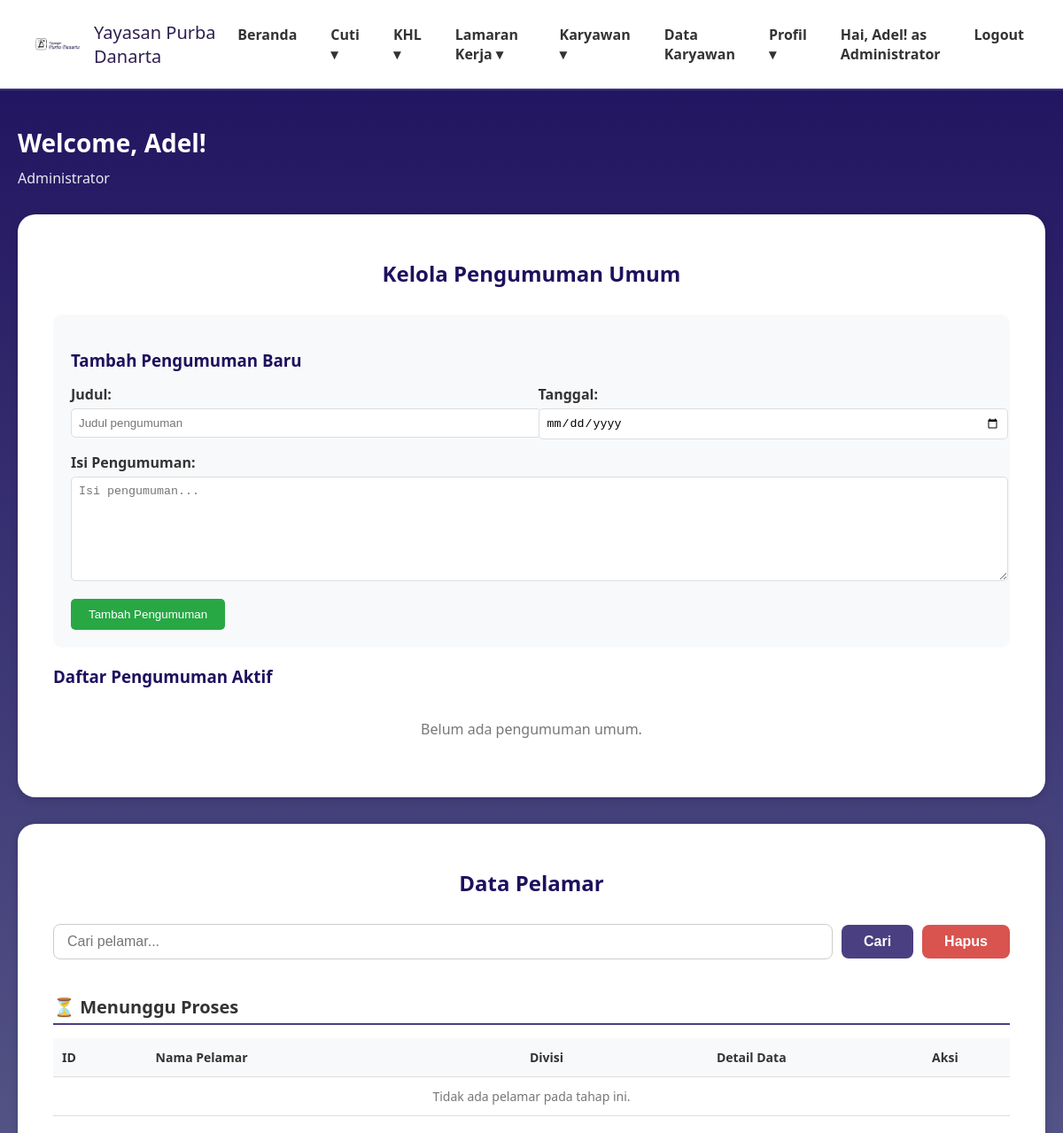
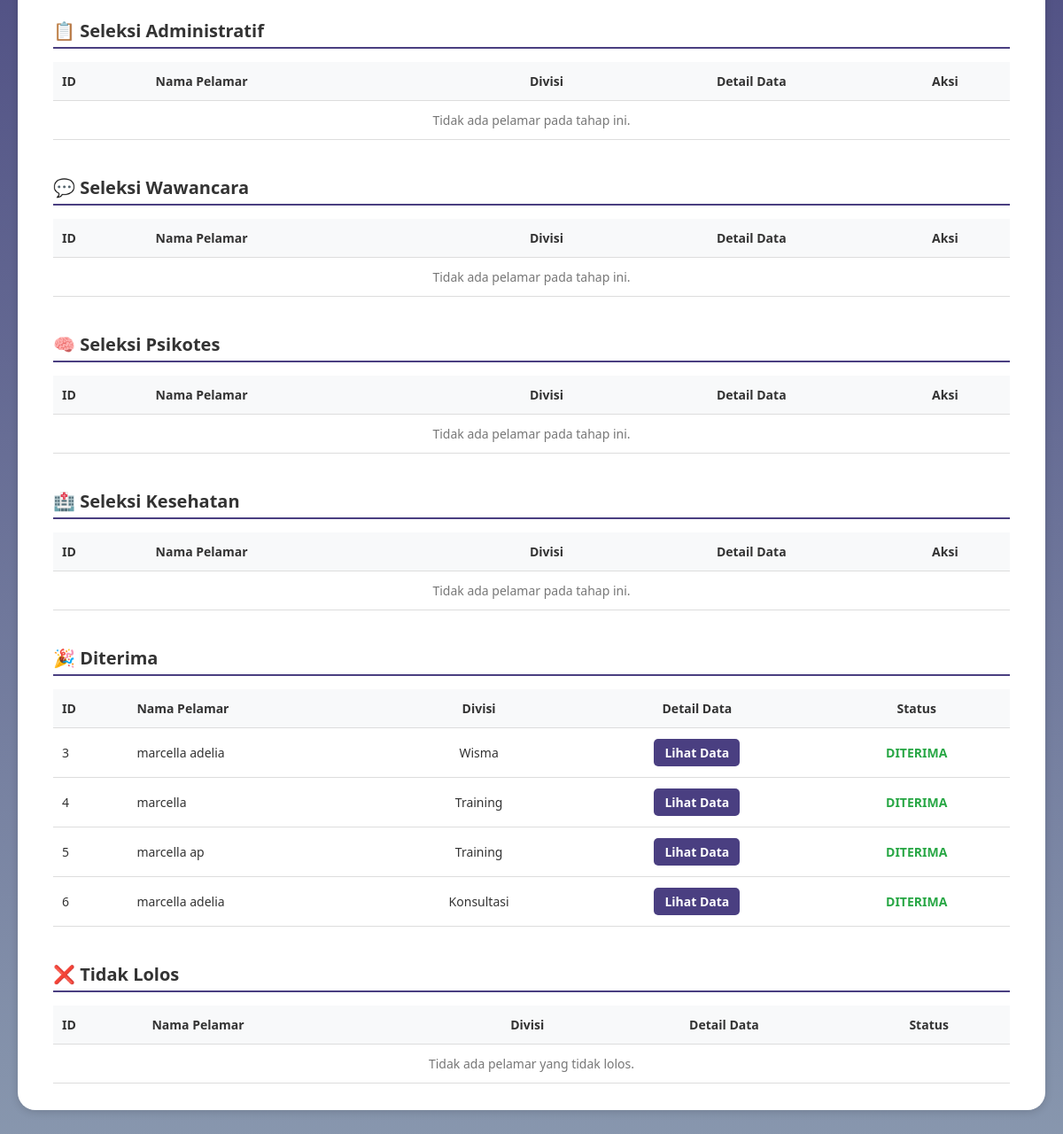
The page /administrasi_pelamar.php on the database its author committed (2 pictures, top to bottom).
### tables this page shows
CREATE TABLE `data_pelamar` (
  `id` int(11) NOT NULL,
  `user_id` int(11) NOT NULL,
  `nama_lengkap` varchar(100) DEFAULT NULL,
  `posisi_dilamar` varchar(100) DEFAULT NULL,
  `jenis_kelamin` varchar(20) DEFAULT NULL,
  `tempat_lahir` varchar(100) DEFAULT NULL,
  `tanggal_lahir` date DEFAULT NULL,
  `nik` varchar(50) DEFAULT NULL,
  `alamat_rumah` text DEFAULT NULL,
  `no_telp` varchar(20) DEFAULT NULL,
  `email` varchar(100) DEFAULT NULL,
  `agama` varchar(50) DEFAULT NULL,
  `kontak_darurat` varchar(50) DEFAULT NULL,
  `pendidikan_terakhir` varchar(50) DEFAULT NULL,
  `surat_lamaran` varchar(255) DEFAULT NULL,
  `cv` varchar(255) DEFAULT NULL,
  `photo_formal` varchar(255) DEFAULT NULL,
  `ijazah_transkrip` varchar(255) DEFAULT NULL,
  `berkas_pendukung` varchar(255) DEFAULT NULL,
  `ktp` varchar(255) DEFAULT NULL,
  `status` varchar(50) DEFAULT 'Menunggu Proses',
  `status_seleksi` varchar(100) DEFAULT 'Proses seleksi sedang berlangsung',
  `pengumuman` text DEFAULT 'Belum ada pengumuman saat ini.',
  `created_at` timestamp NOT NULL DEFAULT current_timestamp()
);

### administrasi_pelamar.php (the view, shortened to what the rows shown need)
<?php
require 'config.php';
function getApplicantsByStatus($conn, $status) {
    $stmt = $conn->prepare("SELECT id, nama_lengkap, posisi_dilamar, no_telp, email FROM data_pelamar WHERE status = ?");
    $stmt->bind_param("s", $status);
    $stmt->execute();
    return $stmt->get_result();
}
$pelamarDiterima = getApplicantsByStatus($conn, 'Diterima');
?>
<!DOCTYPE html>
<html lang="id">
<head>
</head>
<body>
<main>
    <h1>Welcome, Adel!</h1>
    <div class="card" style="margin-bottom: 30px;">
        <h2 class="page-title">Kelola Pengumuman Umum</h2>
    </div>
    <div class="card">
        <h2 class="page-title">Data Pelamar</h2>
        <table class="data-table">
            <thead>
                <tr>
                    <th class="text-left">ID</th>
                    <th class="text-left">Nama Pelamar</th>
                    <th>Divisi</th>
                    <th>Detail Data</th>
                    <th>Aksi</th>
                </tr>
            </thead>
        </table>
        <table class="data-table">
            <thead>
                <tr>
                    <th class="text-left">ID</th>
                    <th class="text-left">Nama Pelamar</th>
                    <th>Divisi</th>
                    <th>Detail Data</th>
                    <th>Aksi</th>
                </tr>
            </thead>
        </table>
        <table class="data-table">
            <thead>
                <tr>
                    <th class="text-left">ID</th>
                    <th class="text-left">Nama Pelamar</th>
                    <th>Divisi</th>
                    <th>Detail Data</th>
                    <th>Aksi</th>
                </tr>
            </thead>
        </table>
        <table class="data-table">
            <thead>
                <tr>
                    <th class="text-left">ID</th>
                    <th class="text-left">Nama Pelamar</th>
                    <th>Divisi</th>
                    <th>Detail Data</th>
                    <th>Aksi</th>
                </tr>
            </thead>
        </table>
        <table class="data-table">
            <thead>
                <tr>
                    <th class="text-left">ID</th>
                    <th class="text-left">Nama Pelamar</th>
                    <th>Divisi</th>
                    <th>Detail Data</th>
                    <th>Aksi</th>
                </tr>
            </thead>
        </table>
        <table class="data-table">
            <thead>
                <tr>
                    <th class="text-left">ID</th>
                    <th class="text-left">Nama Pelamar</th>
                    <th>Divisi</th>
                    <th>Detail Data</th>
                    <th>Status</th>
                </tr>
            </thead>
            <tbody>
                 <?php if ($pelamarDiterima->num_rows > 0): ?>
                    <?php while($row = $pelamarDiterima->fetch_assoc()): ?>
                    <tr>
                        <td class="text-left"><?= $row['id'] ?></td>
                        <td class="text-left"><?= htmlspecialchars($row['nama_lengkap']) ?></td>
                        <td><?= htmlspecialchars($row['posisi_dilamar']) ?></td>
                        <td><a href="detail_pelamar.php?id=<?= $row['id'] ?>" class="btn-aksi btn-lihat">Lihat Data</a></td>
                        <td><span style="color: #28a745; font-weight: bold;">DITERIMA</span></td>
                    </tr>
                    <?php endwhile; ?>
                <?php else: ?>
                    <tr><td colspan="5" class="no-data">Tidak ada pelamar yang diterima.</td></tr>
                <?php endif; ?>
            </tbody>
        </table>
        <table class="data-table">
            <thead>
                <tr>
                    <th class="text-left">ID</th>
                    <th class="text-left">Nama Pelamar</th>
                    <th>Divisi</th>
                    <th>Detail Data</th>
                    <th>Status</th>
                </tr>
            </thead>
        </table>
    </div>
</main>
</body>
</html>

### rows shown on the page
data_pelamar: id "3", nama_lengkap "marcella adelia", posisi_dilamar "Wisma"
data_pelamar: id "4", nama_lengkap "marcella", posisi_dilamar "Training"
data_pelamar: id "5", nama_lengkap "marcella ap", posisi_dilamar "Training"
data_pelamar: id "6", nama_lengkap "marcella adelia", posisi_dilamar "Konsultasi"
